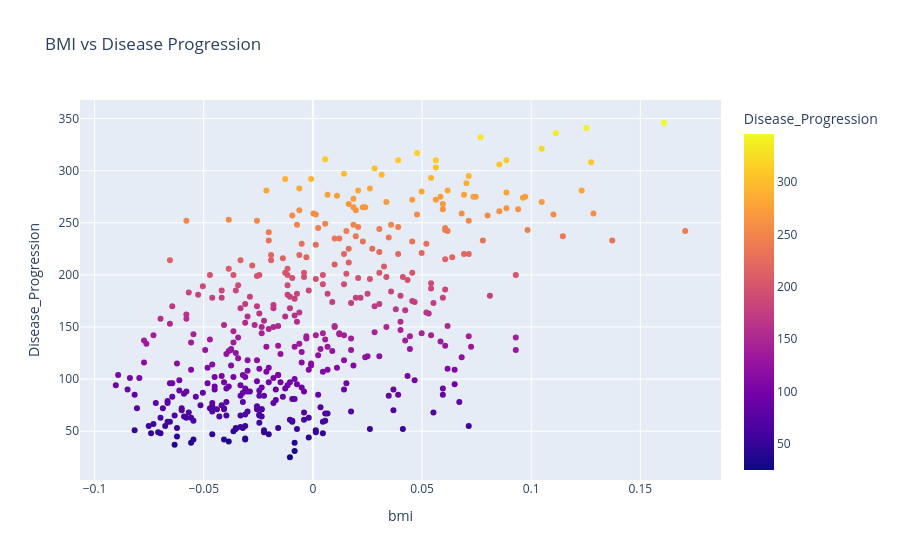

The notebook cell this image was saved under:
### Markdown cell above
<p style="color:Violet; font-family: ComicScansMS; font-size: 30px;"> Scatter Plot

### Code cell
fig = px.scatter(
    df,
    x="bmi",
    y="Disease_Progression",
    color="Disease_Progression",
    title="BMI vs Disease Progression"
)

fig.show()

### Figure 1 — Plotly figure (JSON) as saved in the notebook; plotly's stock layout.template omitted (floating-point values rounded to 4 significant figures; data arrays with more than 128 entries replaced by an {"elided": "..."} marker saying what was removed)
{"data": [{"hovertemplate": "bmi=%{x}<br>Disease_Progression=%{marker.color}<extra></extra>", "legendgroup": "", "marker": {"color": {"elided": "442 int values"}, "coloraxis": "coloraxis", "symbol": "circle"}, "mode": "markers", "name": "", "orientation": "v", "showlegend": false, "type": "scatter", "x": {"elided": "442 float values"}, "xaxis": "x", "y": {"elided": "442 int values"}, "yaxis": "y"}], "layout": {"coloraxis": {"colorbar": {"title": {"text": "Disease_Progression"}}, "colorscale": [[0, "#0d0887"], [0.1111, "#46039f"], [0.2222, "#7201a8"], [0.3333, "#9c179e"], [0.4444, "#bd3786"], [0.5556, "#d8576b"], [0.6667, "#ed7953"], [0.7778, "#fb9f3a"], [0.8889, "#fdca26"], [1, "#f0f921"]]}, "legend": {"tracegroupgap": 0}, "title": {"text": "BMI vs Disease Progression"}, "xaxis": {"anchor": "y", "domain": [0, 1], "title": {"text": "bmi"}}, "yaxis": {"anchor": "x", "domain": [0, 1], "title": {"text": "Disease_Progression"}}}}
